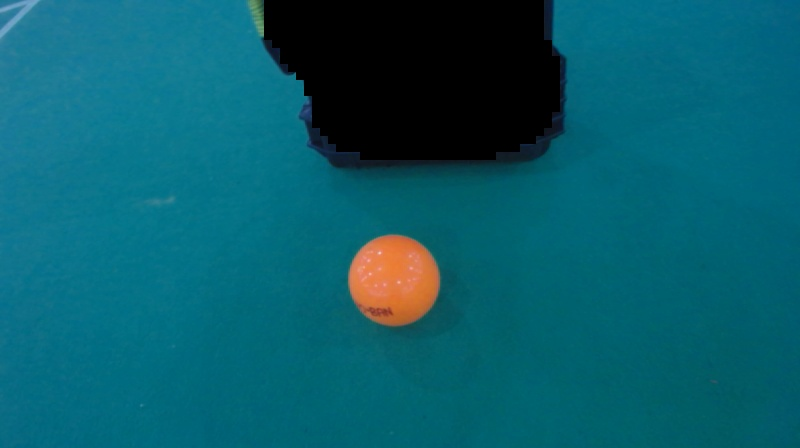
//> input picture img/Balle.jpg, 800 x 448 px
$ ./main ../img/Balle.jpg   (built with g++ and OpenCV 4)
//> lines starting //> are read from the running program, lines starting //| are printed output that depends on the picture; after the words box and inside, x2 and y2 are one past the last pixel; in counts of white or black regions, pixels touching at a corner belong together
#include <opencv2/core/core.hpp>
#include <opencv2/highgui/highgui.hpp>
#include <opencv2/imgproc/imgproc.hpp>
#include <iostream>
#include <sys/time.h>

using namespace cv;
using namespace std;

#define BAD -1

Point* intersection(Point p1, Point p2, Point p3, Point p4) {
  // Store the values for fast access and easy
  // equations-to-code conversion
  float x1 = p1.x, x2 = p2.x, x3 = p3.x, x4 = p4.x;
  float y1 = p1.y, y2 = p2.y, y3 = p3.y, y4 = p4.y;

  float d = (x1 - x2) * (y3 - y4) - (y1 - y2) * (x3 - x4);
  // If d is zero, there is no intersection
  if (d < 0.001) return NULL;

  // Get the x and y
  float pre = (x1*y2 - y1*x2), post = (x3*y4 - y3*x4);
  float x = ( pre * (x3 - x4) - (x1 - x2) * post ) / d;
  float y = ( pre * (y3 - y4) - (y1 - y2) * post ) / d;

  // Check if the x and y coordinates are within both lines
  if ( x < min(x1, x2) || x > max(x1, x2) ||
       x < min(x3, x4) || x > max(x3, x4) ) return NULL;
  if ( y < min(y1, y2) || y > max(y1, y2) ||
       y < min(y3, y4) || y > max(y3, y4) ) return NULL;

  // Return the point of intersection
  Point* ret = new Point();
  ret->x = x;
  ret->y = y;
  return ret;
}

int main(int argc, char** argv) {
  if(argc != 2) {
    cout <<" Usage: display_image ImageToLoadAndDisplay" << endl;
    return -1;
  }

  Mat image;
  image = imread(argv[1], CV_LOAD_IMAGE_COLOR);   // Read the file
//> image is the input picture: 448 rows x 800 cols, CV_8UC3; mean B, G, R 107.7, 93.1, 8.4

  if (!image.data) {                              // Check for invalid input
    cout <<  "Could not open or find the image" << std::endl ;
    return -1;
  }
  imshow("source", image);

  timeval curTime;
  Mat dst, cdst;
  gettimeofday(&curTime, NULL);

  // Benchmark : starting time
  long int ms = curTime.tv_usec;

  // Line detection
  Canny(image, dst, 50, 200, 3);
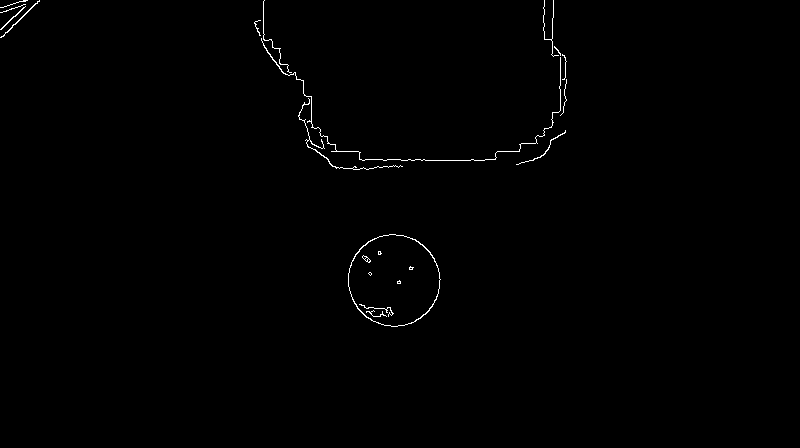
//> dst: 448 rows x 800 cols, CV_8UC1; 0.51% white in thin lines or dots, all inside (x1, y1, x2, y2) = (0, 0, 567, 327)
  cvtColor(dst, cdst, CV_GRAY2BGR);
  imshow("detected edges", cdst);
  imwrite("edges.jpg",cdst);

  vector<Vec4i> lines;
  vector<Vec4i> new_lines;
  HoughLinesP(dst, lines, 1, CV_PI/180, 10, 50, 10 );
//> lines = 3 lines (x1, y1, x2, y2): [359, 159, 440, 160], [552, 55, 553, 0], [560, 115, 560, 53]

  // Benchmark : ending time
  gettimeofday(&curTime, NULL);
  long int t = curTime.tv_usec - ms;
  cout << t << endl;

  // Show the lines
  for (size_t i = 0; i < lines.size(); i++) {
    Vec4i l = lines[i];
    line(cdst, Point(l[0], l[1]), Point(l[2], l[3]), Scalar(0,0,255), 2, CV_AA);
  }
//> this loop made 3 passes
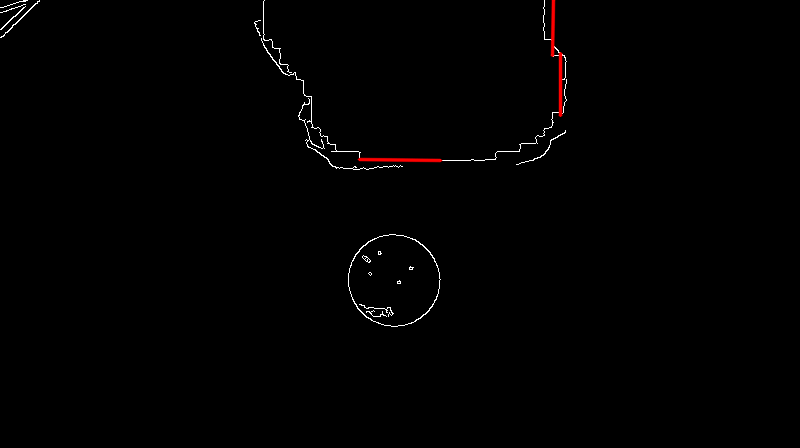
//> cdst: 448 rows x 800 cols, CV_8UC3; mean B, G, R 1.1, 1.1, 1.6
  imshow("detected lines", cdst);
  imwrite("lines.jpg",cdst);

  Mat image_hsv;
  cvtColor(image, image_hsv, CV_RGB2HSV);
//> image_hsv: 448 rows x 800 cols, CV_8UC3; mean H, S, V 24.3, 217, 110.3
  //imshow("image_hsv", image_hsv);
  Mat final = image.clone();
  RNG rng(12345);
  for (size_t i = 0; i < lines.size(); i++) {
    Mat cdst2 = image_hsv.clone();
    Vec4i l = lines[i];

    // Find and display the line center point
    Point center((l[0] + l[2]) / 2, (l[1] + l[3]) / 2);
    for (size_t j = 0; j < lines.size(); j++) {
      Vec4i l2 = lines[j];
      line(cdst2, Point(l2[0], l2[1]), Point(l2[2], l2[3]), Scalar((i==j?0:255),0,(i!=j?0:255)), 1, CV_AA);
    }
    circle(cdst2, center, 10, Scalar(0, 0, 255), 1);
    //imshow("tmp", cdst2);


    // Compute the local (ROI) histogram
    int roiSize = 10;
    MatND hist;
    int channels[] = {0};
    int histSize[] = {300};
    float range[] = {0, 180};
    const float* ranges[] = {range};
    Mat image_hsv_roi(image_hsv, Rect(center.x - roiSize, center.y - roiSize, roiSize * 2, roiSize * 2));
    imshow("roi", image_hsv_roi);
    calcHist(&image_hsv_roi, 1, channels, Mat(), hist, 1, histSize, ranges, true, false);

    // Calculate the highest value
    int histMax = 0;
    for (int k = 1; k < histSize[0]; k++) {
      float binVal = hist.at<float>(k);
      if (binVal > histMax) {
	histMax = binVal;
      }
    }

    // Draw the histogram
    int scaleX = 2;
    int scaleY = 300;
    Mat histImg = Mat::zeros(scaleY, histSize[0] * scaleX, CV_8UC3);

    int tot = 0;
    int tot2 = 0;
    for (int t = 0; t < histSize[0]; t++) {
      float binVal = hist.at<float>(t);
      tot += binVal;
      if (t  >= 25 && t <= 45) {
	tot2 += binVal;
      }
      rectangle(histImg, Point(t * scaleX, scaleY), Point((t + 1) * scaleX, scaleY - binVal * scaleY / histMax), Scalar::all(255), CV_FILLED);
    }
    //imshow("roi histogram", histImg);

    // Decide wether this line is to be selected
    if (tot2 > tot * 0.9) {
      // Draw this line on the final image
      line(final, Point(l[0], l[1]), Point(l[2], l[3]), Scalar(rng.uniform(0,255), rng.uniform(0, 255), rng.uniform(0, 255)), 2, CV_AA);
      new_lines.push_back(lines[i]);
    }
  }
//> this loop made 3 passes
//> (l, center, histMax) on passes 1 to 3: ([359, 159, 440, 160], Point(399, 159), 21), ([552, 55, 553, 0], Point(552, 27), 97), ([560, 115, 560, 53], Point(560, 84), 42)
//> pass 1, `imshow("roi", image_hsv_roi);`:
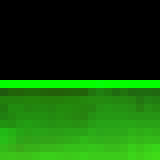
//> window 'roi': 20 rows x 20 cols, CV_8UC3 (shown 8 times larger); mean B, G, R 8.8, 83, 19.3
//> pass 2, `imshow("roi", image_hsv_roi);`:
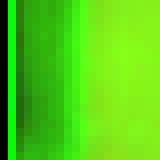
//> window 'roi': 20 rows x 20 cols, CV_8UC3 (shown 8 times larger); mean B, G, R 18.3, 206.5, 82.8

  cout<<"LOL"<<endl;

  if(new_lines.size()>1){
    for (size_t i = 0; i < new_lines.size()-1; i++) {
      for (size_t j = i+1; j < new_lines.size(); j++) {
	Point* p=intersection(Point(lines[i][0],lines[i][1]), Point(lines[i][2],lines[i][3]),
			      Point(lines[j][0],lines[j][1]), Point(lines[j][2],lines[j][3]));
	if(p!=NULL) {
	  cout << p->x << endl;
	  cout << p->y << endl;

	  if(p->x<0 || p->x>final.cols || p->y<0 || p->y>final.rows)
	    continue;

	  //Showing in red the point supposed to be on an intersection
	  for(int y1=0; y1<9; y1++){
	    for(int y2=0; y2<9; y2++){
	      final.at<cv::Vec3b>(p->x-4+y1,p->y-4+y2)={0,0,255};
	    }
	  }
	}
      }
    }
  }

  imshow("final", final);

  waitKey(0);

  return 0;
}

$ run again, on img/CoinInvasion.jpg
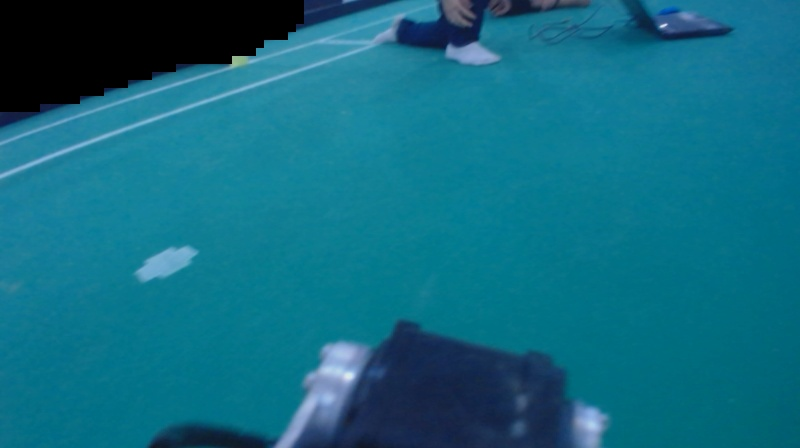
//> input picture img/CoinInvasion.jpg, 800 x 448 px
//> image is the input picture: 448 rows x 800 cols, CV_8UC3; mean B, G, R 129.6, 106.8, 16.1
//> dst: 448 rows x 800 cols, CV_8UC1; 1.1% white in thin lines or dots
//> lines = 17 lines (x1, y1, x2, y2), first 8: [125, 101, 315, 43], [188, 108, 367, 49], [0, 145, 92, 112], [247, 61, 366, 24], [0, 127, 176, 69], [61, 149, 279, 74], [23, 132, 231, 64], [16, 171, 192, 107]
//> the loop `for (size_t i = 0; i < lines.size(); i++)` made 17 passes
//> after the loop `for (size_t i = 0; i < lines.size(); i++)`:
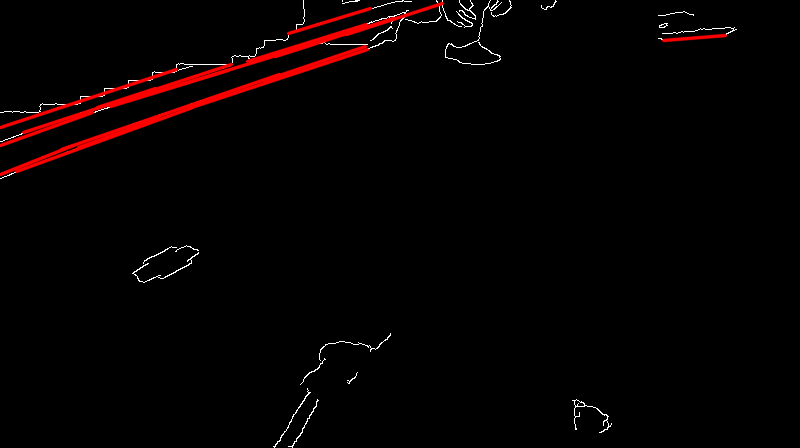
//> cdst: 448 rows x 800 cols, CV_8UC3; mean B, G, R 1.4, 1.4, 6
//> image_hsv: 448 rows x 800 cols, CV_8UC3; mean H, S, V 22.1, 210.4, 129.6
//> the loop `for (size_t i = 0; i < lines.size(); i++)` made 17 passes
//> (l, center, histMax) on passes 1 to 8: ([125, 101, 315, 43], Point(220, 72), 135), ([188, 108, 367, 49], Point(277, 78), 207), ([0, 145, 92, 112], Point(46, 128), 146), ([247, 61, 366, 24], Point(306, 42), 187), ([0, 127, 176, 69], Point(88, 98), 93), ([61, 149, 279, 74], Point(170, 111), 140), ([23, 132, 231, 64], Point(127, 98), 132), ([16, 171, 192, 107], Point(104, 139), 200)
//> after the loop `for (size_t i = 0; i < lines.size(); i++)`:
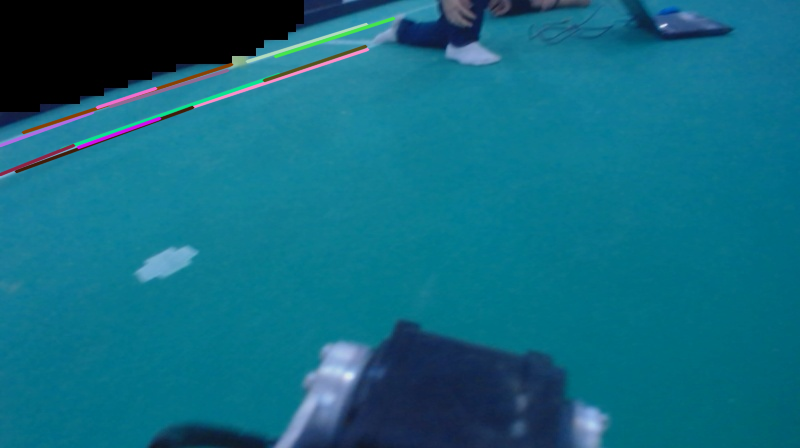
//> final: 448 rows x 800 cols, CV_8UC3; 1.74% of pixels changed, all inside (x1, y1, x2, y2) = (0, 16, 396, 177)
//> the loop `for (size_t i = 0; i < new_lines.size()-1; i++)` made 11 passes
